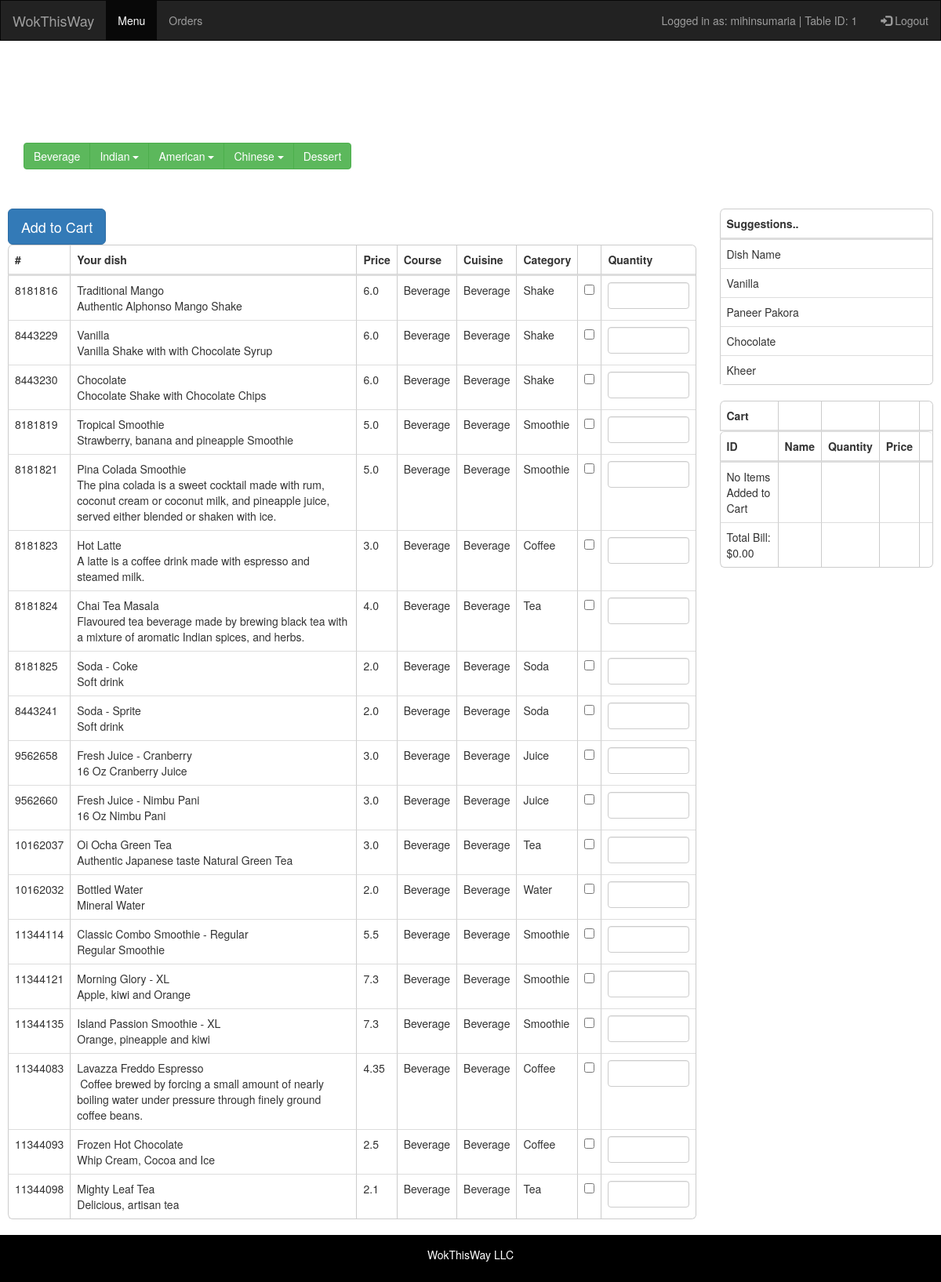
The app's page /beverage/ (signed in) with its own data.
### restaurantmanagementsystem/models.py (models this page shows, shortened)
class Food(models.Model):
	ID=models.BigIntegerField(primary_key=True)
	name=models.CharField(max_length=50)
	description=models.CharField(max_length=300)
	price=models.FloatField()
	course=models.CharField(max_length=50)
	cuisine=models.CharField(max_length=50)
	category=models.CharField(max_length=50)

### restaurantmanagementsystem/views.py (the view)
# urls.py: url(r'^beverage/$',views.beverage_menu, name = 'beverage'),
def beverage_menu(request):
    username=request.session['username']
    tableid=request.session['tableid']
    global cart
    food_list = Food.objects.filter(cuisine = 'Beverage')
    bill = total_bill()
    recommendation = get_recommedations()
    return render(request,'restaurantmanagementsystem/menu.html',{'food_list':food_list,'cart':cart,'bill':bill,'username':username,'recommendation':recommendation,'tableid':tableid})

### restaurantmanagementsystem/views.py (called while the page is built)
def total_bill():
    global cart
    totalprice =0
    for item in cart:
        totalprice += item.get_price()
    return "{0:.2f}".format(totalprice)

def get_recommedations():
    recommendation=dict()
    foodFreq = Order.objects.values_list('food').annotate(Count('food'))
    for food,freq in foodFreq:
        name = Food.objects.values_list('name', flat = 'True').get(ID= food)
        recommendation[name]= freq
    recommendationSorted =sorted(recommendation.items(), key=lambda x: x[1])
    lenght = len(recommendationSorted)
    if(lenght>4):
        recommendationSorted = recommendationSorted[lenght-4:lenght]
    return reversed(recommendationSorted)

### restaurantmanagementsystem/templates/restaurantmanagementsystem/menu.html (shortened to what this page needs)
<!DOCTYPE html>
<html lang="en">
<head>
  <link rel="stylesheet" href="https://maxcdn.bootstrapcdn.com/bootstrap/3.3.7/css/bootstrap.min.css">
      {% load staticfiles %}
      /*{% load staticfiles %}
</head>
<body>
<nav class="navbar navbar-inverse">
  <div class="container-fluid">
    <div class="navbar-header">
      <a class="navbar-brand" href="#">WokThisWay</a>
    </div>
    <ul class="nav navbar-nav">
      <li class="active"><a href="{% url 'guest_menu_page' %}">Menu</a></li>
      <li><a href="Orders.html">Orders</a></li>
    </ul>
    <ul class="nav navbar-nav navbar-right">
      <li><span class="navbar-text">Logged in as: {{ username }} | Table ID: {{tableid}}</span></li>
      <li><a href="{% url 'logout' %}"><span class="glyphicon glyphicon-log-in"></span> Logout</a></li>
    </ul>
  </div>
</nav>
<div class="container" text-align:center>
  <h1>Wok this Way!</h1>
  <p>One stop solution for quick meals..</p>
  <p>Easy ordering and take away system</p>
</div>
<div class="container">
  <div class = "btn-group">
    <a href="{% url 'beverage' %}" style="color: white;" class="btn btn-success">Beverage</a>
    <div class="btn-group">
      <button type="button" class="btn btn-success dropdown-toggle" data-toggle="dropdown">Indian <span class="caret"></span></button>
    </div>
    <div class="btn-group">
      <button type="button" class="btn btn-success dropdown-toggle" data-toggle="dropdown">American <span class="caret"></span></button>
    </div>
    <div class="btn-group">
      <button type="button" class="btn btn-success dropdown-toggle" data-toggle="dropdown">Chinese <span class="caret"></span></button>
    </div>
    <a href="{% url 'dessert' %}" style="color: white;" class="btn btn-success">Dessert</a>
  </div>
</div>
  <br><br>
<div class="row" style="background-color: rgba(255,255,255,0.7); padding: 10px 10px 10px 10px;">
  <div class="col-sm-9" style="margin-bottom: 30px">
    <form action="{% url 'add_to_cart'%}" method="POST">
  <div class="table-responsive">
  <table class="table table-hover table-curved">
    <thead class="thead-inverse">
      <tr>
        <th>#</th>
        <th>Your dish</th>
        <th>Price</th>
        <th>Course</th>
        <th>Cuisine</th>
        <th>Category</th>
        <th></th>
        <th>Quantity</th>
      </tr>
    </thead>
    <tbody>
      {% if food_list %}
      {% for food in food_list %}
      <tr>
        <td>{{food.ID}}</td>
        <td>{{food.name}} <br>{{food.description}}</td>
        <td>{{food.price}}</td>
        <td>{{food.course}}</td>
        <td>{{food.cuisine}}</td>
        <td>{{food.category}}</td>
    <td class="vcenter"><input type="checkbox" name = "food" id="{{food.ID}}" value= "{{food.ID}}"/></td>
    <td>
    <input type="number" class="form-control" name = "quantity" id="{{food.ID}}"   min="1" >
    </td>
      </tr>
      {%endfor%}
    <button type="submit" class="btn btn-primary btn-lg">Add to Cart</button>
    <br>
    {%endif%}
    </tbody>
  </table>
</div></form></div>
  <div class="col-sm-3">
  <div class="table-responsive">
  <table class="table table-hover table-curved">
    <thead>
      <tr><th>Suggestions..</th></tr>
      {%if recommendation%}
      <tr>
        <td>Dish Name</td>
    </tr>
      {% for k,v in recommendation%}
      <tr>
        <td>{{k}}</td>
    </tr>
    {%endfor%}
    {% else %}
    <tr>
      <td>No Suggestions to Show</td>
    </tr>
    {%endif%}
    </table>
  </div>
  <form action="{% url 'cart_transaction'%}" method="POST">
  <div class="table-responsive">
  <table class="table table-hover table-curved">
    <thead>
      <tr>
        <th>Cart</th>
        <th><br/></th>
        <th><br/></th>
        <th><br/></th>
        <th><br/></th>
      </tr>
      <tr>
        <th>ID</th>
        <th>Name</th>
        <th>Quantity</th>
        <th>Price</th>
        <th><br/></th>
      </tr>
    </thead>
    <tbody>
      {%if cart%}
      {%for item in cart%}
    <tr><td>{{item.get_id}}</td>
      <td>{{item.get_name}}</td>
    <td>{{item.get_qty}}</td>
    <td>{{item.get_price}}</td>
    <td><input type="checkbox" name = "remove_check" id="" value= "{{item.get_id}}"/></td>
  </tr>
  {%endfor%}
  <tr><button type="submit" class="btn btn-md btn-primary" style="margin-right: 5px; margin-bottom: 10px;" name = "order" >Order</button>
    <button type="submit" class="btn btn-md btn-primary" name = "remove" style="margin-left: 5px; margin-bottom: 10px;">Remove</button> </tr>
    </tbody>
    {%else%}
    <tr>
    <td>No Items Added to Cart</td>
    <td> </td>
    <td> </td>
    <td> </td>
    <td> </td>
  </tr>
    {%endif%}
  <tr>
    <td>Total Bill: ${{bill}}</td>
    <td> </td>
    <td> </td>
    <td> </td>
    <td> </td>
  </tr>
</table>
  </div>
</form>
  </div>
</div>
<br>
<div class="navbar navbar-fixed-bottom">
  <footer class="container-fluid text-center">
    <p>WokThisWay LLC</p>
  </footer>
</div>
</body>
</html>

### records on screen
Food: ID "8181816", name "Traditional Mango", description "Authentic Alphonso Mango Shake", price "6.0", course "Beverage", cuisine "Beverage", category "Shake"
Food: ID "8443229", name "Vanilla", description "Vanilla Shake with with Chocolate Syrup", price "6.0", course "Beverage", cuisine "Beverage", category "Shake"
Food: ID "8443230", name "Chocolate", description "Chocolate Shake with Chocolate Chips", price "6.0", course "Beverage", cuisine "Beverage", category "Shake"
Food: ID "8181819", name "Tropical Smoothie", description "Strawberry, banana and pineapple Smoothie", price "5.0", course "Beverage", cuisine "Beverage", category "Smoothie"
Food: ID "8181821", name "Pina Colada Smoothie", description "The pina colada is a sweet cocktail made with rum, coconut cream or coconut milk, and pineapple juice, served either blended or shaken with ice.", price "5.0", course "Beverage", cuisine "Beverage", category "Smoothie"
Food: ID "8181823", name "Hot Latte", description "A latte is a coffee drink made with espresso and steamed milk.", price "3.0", course "Beverage", cuisine "Beverage", category "Coffee"
Food: ID "8181824", name "Chai Tea Masala", description "Flavoured tea beverage made by brewing black tea with a mixture of aromatic Indian spices, and herbs.", price "4.0", course "Beverage", cuisine "Beverage", category "Tea"
Food: ID "8181825", name "Soda - Coke", description "Soft drink", price "2.0", course "Beverage", cuisine "Beverage", category "Soda"
Food: ID "8443241", name "Soda - Sprite", description "Soft drink", price "2.0", course "Beverage", cuisine "Beverage", category "Soda"
Food: ID "9562658", name "Fresh Juice - Cranberry", description "16 Oz Cranberry Juice", price "3.0", course "Beverage", cuisine "Beverage", category "Juice"
Food: ID "9562660", name "Fresh Juice - Nimbu Pani", description "16 Oz Nimbu Pani", price "3.0", course "Beverage", cuisine "Beverage", category "Juice"
Food: ID "10162037", name "Oi Ocha Green Tea", description "Authentic Japanese taste Natural Green Tea", price "3.0", course "Beverage", cuisine "Beverage", category "Tea"
Food: ID "10162032", name "Bottled Water", description "Mineral Water", price "2.0", course "Beverage", cuisine "Beverage", category "Water"
Food: ID "11344114", name "Classic Combo Smoothie - Regular", description "Regular Smoothie", price "5.5", course "Beverage", cuisine "Beverage", category "Smoothie"
Food: ID "11344121", name "Morning Glory - XL", description "Apple, kiwi and Orange", price "7.3", course "Beverage", cuisine "Beverage", category "Smoothie"
Food: ID "11344135", name "Island Passion Smoothie - XL", description "Orange, pineapple and kiwi", price "7.3", course "Beverage", cuisine "Beverage", category "Smoothie"
Food: ID "11344083", name "Lavazza Freddo Espresso", description "Coffee brewed by forcing a small amount of nearly boiling water under pressure through finely ground coffee beans.", price "4.35", course "Beverage", cuisine "Beverage", category "Coffee"
Food: ID "11344093", name "Frozen Hot Chocolate", description "Whip Cream, Cocoa and Ice", price "2.5", course "Beverage", cuisine "Beverage", category "Coffee"
Food: ID "11344098", name "Mighty Leaf Tea", description "Delicious, artisan tea", price "2.1", course "Beverage", cuisine "Beverage", category "Tea"

### other values on screen
{{ username }} "mihinsumaria"
{{ tableid }} "1"
{{ k }} "Vanilla" "Paneer Pakora" "Chocolate" "Kheer"
{{ bill }} "0.00"
